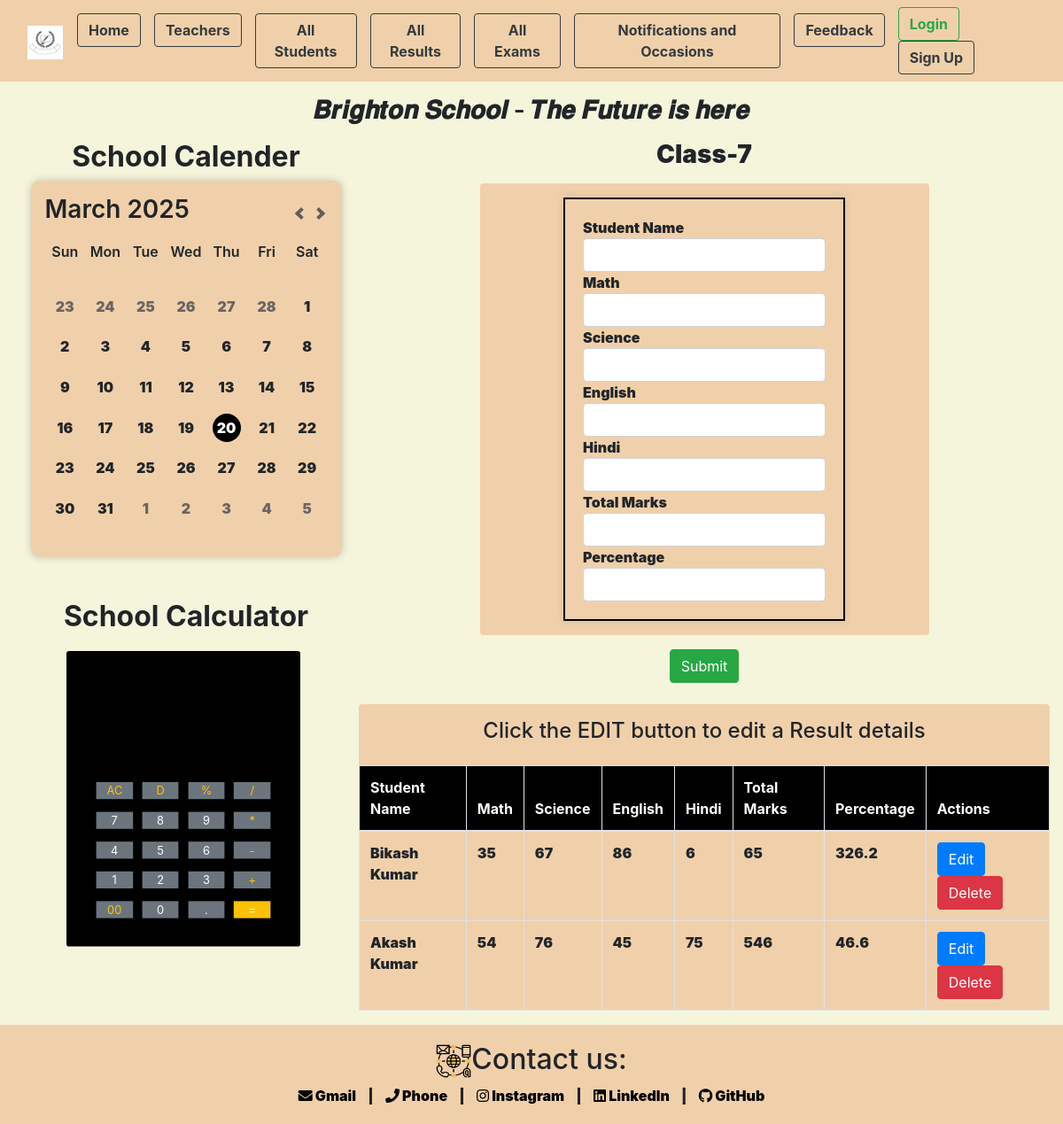
/class_results/result_seven/, run on an earlier commit of the app's database.
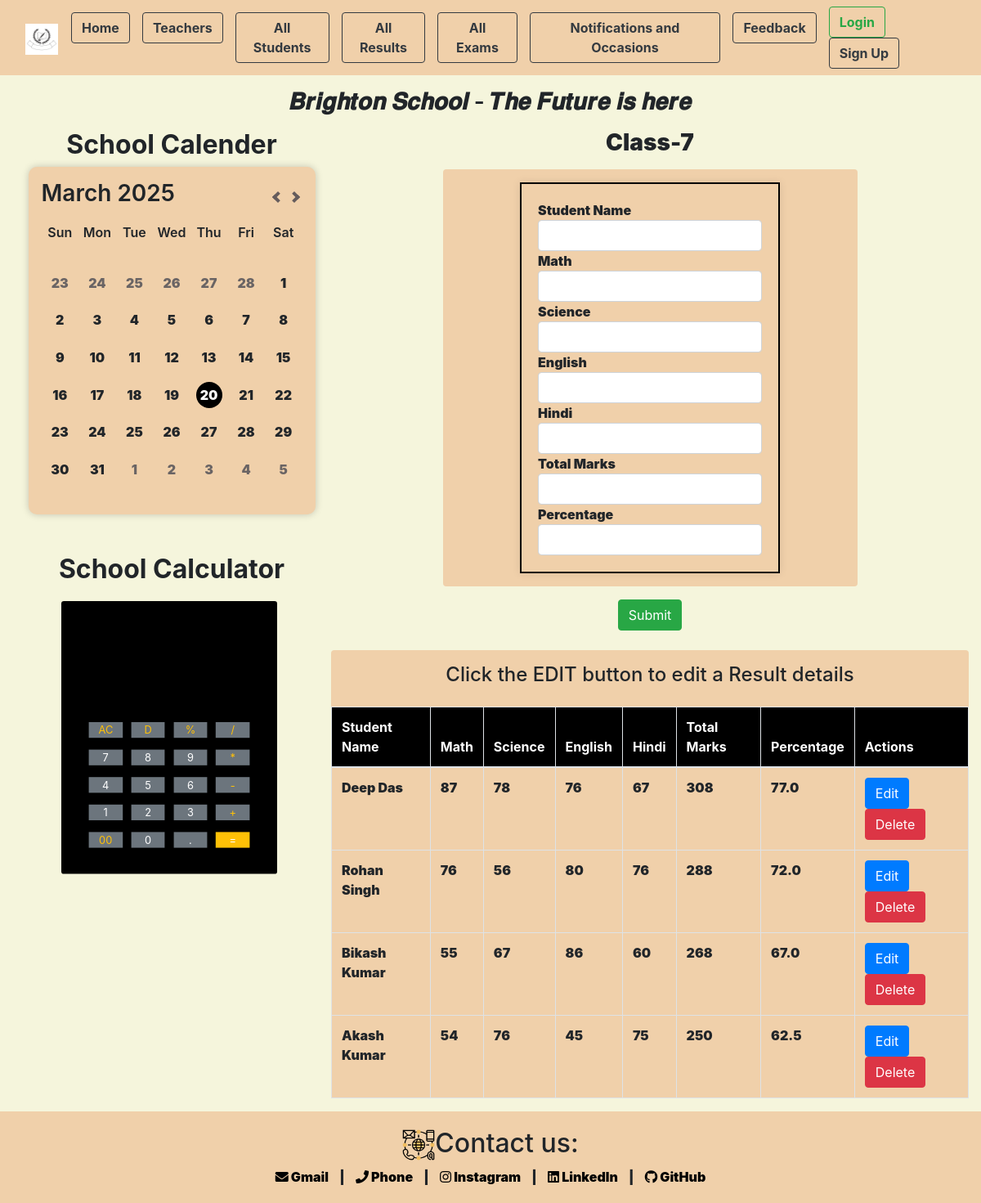
And on a later commit of the database.
### app/models.py (models this page shows, shortened)
class Result(models.Model):
    result_class_name = models.ForeignKey(all_results, on_delete=models.CASCADE, related_name='students_result', null=True, blank=True)
    st_name = models.CharField(max_length=100)
    Math = models.IntegerField(null=True)
    Science = models.IntegerField(null=True)
    English = models.IntegerField(null=True)
    Hindi = models.IntegerField(null=True)
    Total_marks = models.IntegerField(null=True)
    Percentage = models.FloatField(null=True)

### app/views.py (the view, shortened to what this page needs)
# urls.py: path('class_results/<slug:slug>/',views.class_results,name="class_results"),
def class_results(request, slug):
    class_instance = get_object_or_404(all_results, slug=slug)
    results = Result.objects.filter(result_class_name=class_instance).order_by('-Percentage')
    form = ResultForm()
    context = {'results': results, 'class_instance': class_instance, 'form': form}
    return render(request, 'app/result.html', context)

### app/forms.py
class ResultForm(forms.ModelForm):
    class Meta:
        model=Result
        fields = ['st_name', 'Math', 'Science', 'English', 'Hindi', 'Total_marks', 'Percentage']

### app/templates/app/result.html (shortened to what this page needs)
{% extends "base_template/base.html" %}
{% load static %}
{% block content %}
<div class="col-lg-8 col-md-8 col-sm-12 main-content">
    <h3 class="text-center mb-3"><strong>{{ class_instance.result_class_name }}</strong></h3>
    <form id="studentForm" method="POST" action="{% url 'class_results' class_instance.slug %}" novalidate>
        <div class="container row box_clr d-flex justify-content-center align-items-center mb-3 rounded p-3" style="width: 65%; margin: 0 auto;">
            <div class="box_clr" style="border: 2px solid #000; padding: 20px; box-shadow: 0 0 10px rgba(0, 0, 0, 0.1);">
                <input type="hidden" name="student_id" id="student_id" value=""><b>Student Name</b>
                <input class="text-center form-control" type="text" name="st_name" id="id_st_name" value=""><strong>Math</strong>
                <input class="text-center form-control" type="text" name="Math" id="id_math" value=""><strong>Science</strong>
                <input class="text-center form-control" type="text" name="Science" id="id_science" value=""><strong>English</strong>
                <input class="text-center form-control" type="text" name="English" id="id_english" value=""><strong>Hindi</strong>
                <input class="text-center form-control" type="text" name="Hindi" id="id_hindi" value=""><strong>Total Marks</strong>
                <input class="text-center form-control" type="text" name="Total_marks" id="id_total_marks" value=""><strong>Percentage</strong>
                <input class="text-center form-control" type="text" name="Percentage" id="id_percentage" value=""><strong></strong>
            </div>
        </div>
        <button type="submit" class="btn btn-success" style="display: block; margin: 0 auto;">Submit</button>
        <div class="box_clr mt-4 rounded">
            <h4 class="text-center fw-bolder pt-3">Click the EDIT button to edit a Result details</h4>
            <table class="table table-bordered rounded box_clr mt-4">
                <thead style="font-weight: 900; background-color: black; color: white;">
                    <tr>
                        <th>Student Name</th>
                        <th>Math</th>
                        <th>Science</th>
                        <th>English</th>
                        <th>Hindi</th>
                        <th>Total Marks</th>
                        <th>Percentage</th>
                        <th>Actions</th>
                    </tr>
                </thead>
                <tbody>
                    {% for result in results %}
                    <tr id="student-{{ result.id }}">
                        <td>{{ result.st_name }}</td>
                        <td>{{ result.Math }}</td>
                        <td>{{ result.Science }}</td>
                        <td>{{ result.English }}</td>
                        <td>{{ result.Hindi }}</td>
                        <td>{{ result.Total_marks }}</td>
                        <td>{{ result.Percentage }}</td>
                        <td>
                            <button type="button" class="btn btn-primary result-edit-btn" data-id="{{ result.id }}">Edit</button>
                            <button type="button" class="btn btn-danger result-delete-btn" data-id="{{ result.id }}">Delete</button>
                        </td>
                    </tr>
                    {% endfor %}
                </tbody>
            </table>
        </div>
    </form>
</div>
{% endblock content %}

What changed in the data, as far as the page shows it:
added Result: st_name "Deep Das", Math "87", Science "78", English "76", Hindi "67", Total_marks "308", Percentage "77.0"
added Result: st_name "Rohan Singh", Math "76", Science "56", English "80", Hindi "76", Total_marks "288", Percentage "72.0"
changed Result "Bikash Kumar": Math "35" → "55"; Hindi "6" → "60"; Total_marks "65" → "268"; Percentage "326.2" → "67.0"
changed Result "Akash Kumar": Total_marks "546" → "250"; Percentage "46.6" → "62.5"
